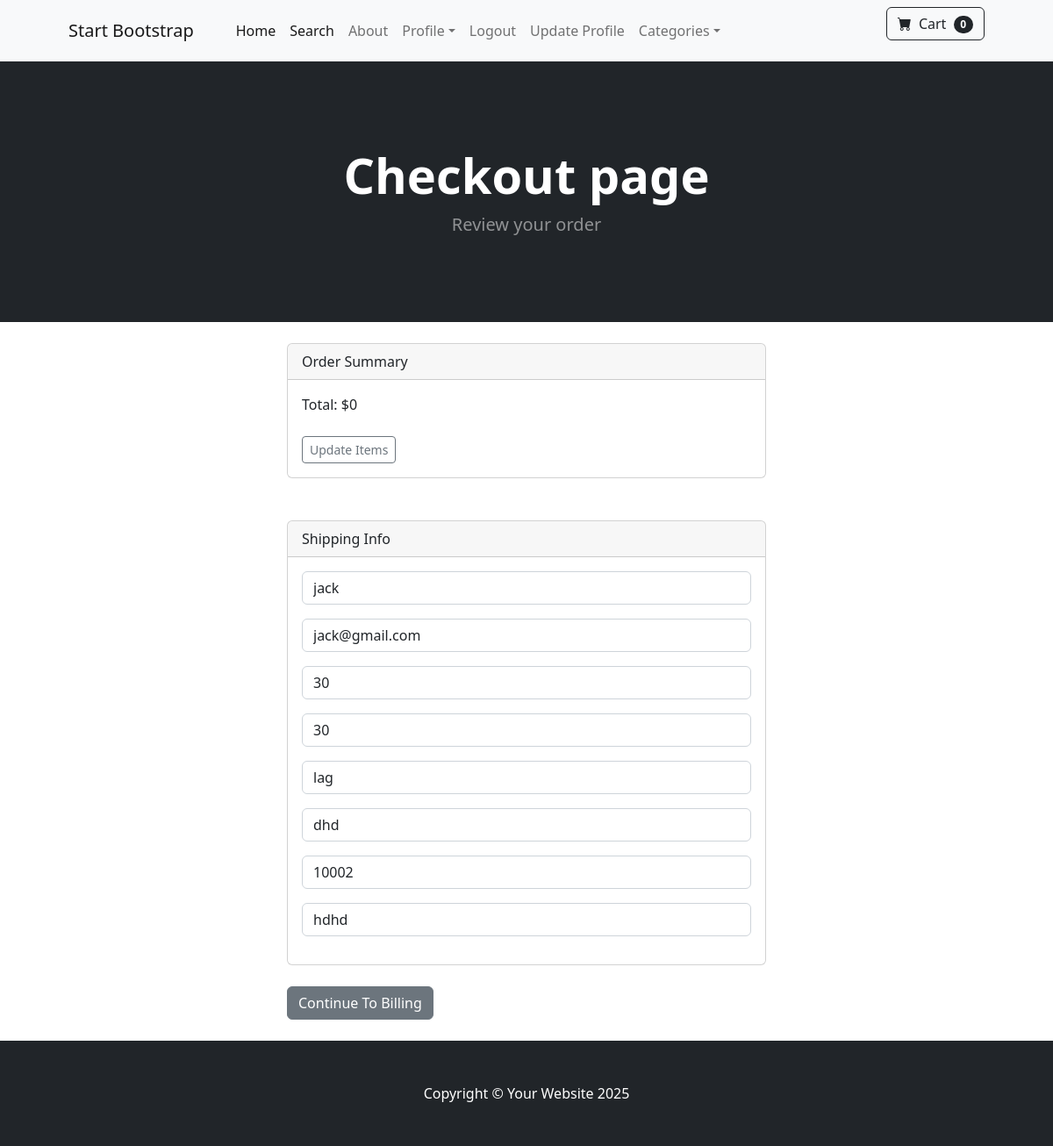
The page /payment/checkout (signed in) on the database its author committed.
### payment/models.py (models this page shows, shortened)
class ShippingAddress(models.Model):
    user = models.ForeignKey(CustomUser, on_delete=models.CASCADE, null=True, blank=True )
    shipping_full_name = models.CharField(max_length=255)
    shipping_email= models.CharField(max_length=255)
    shipping_address1 = models.CharField(max_length=255)
    shipping_address2 = models.CharField(max_length=255)
    shipping_city = models.CharField(max_length=255)
    shipping_state = models.CharField(max_length=255, null=True, blank=True)
    shipping_zipcode = models.CharField(max_length=255, null=True, blank=True)
    shipping_country = models.CharField(max_length=255)
    class Meta:
        verbose_name_plural = "Shipping Address"

### payment/views.py (the view)
# urls.py: path('checkout', views.checkout, name='checkout'),
def checkout(request):
    cart = Cart(request)
    cart_products = cart.get_prods()
    quantities = cart.get_quants()
    totals = cart.cart_total()
    if request.user.is_authenticated:
        shipping_user = ShippingAddress.objects.get(user__id=request.user.id)
        shipping_form = ShippingForm(request.POST or None, instance=shipping_user)
        return render(request, 'payment/checkout.html', {"cart_products":cart_products, "quantities":quantities, "totals":totals, "shipping_form":shipping_form})
    else:
        shipping_form = ShippingForm(request.POST or None)
        return render(request, 'payment/checkout.html', {"cart_products":cart_products, "quantities":quantities, "totals":totals, "shipping_form":shipping_form})

### cart/cart.py (called while the page is built, shortened)
    def __len__(self):
        return len(self.cart)

    def get_prods(self):
        product_ids = self.cart.keys()
        products = Product.objects.filter(id__in=product_ids)
        return products

    def get_quants(self):
        quantities = self.cart
        return quantities

    def cart_total(self):
        product_ids = self.cart.keys()
        products = Product.objects.filter(id__in = product_ids)
        quantities = self.cart
        total = 0
        return total

### cart/context_processors.py (called while the page is built)
def cart(request):
    return {'cart': Cart(request)}

### payment/templates/payment/checkout.html (shortened to what this page needs)
{% extends 'store/base.html' %}
{% block content %}
<header class="bg-dark py-5">
    <div class="container px-4 px-lg-5 my-5">
        <div class="text-center text-white">
            <h1 class="display-4 fw-bolder">Checkout page</h1>
            <p class="lead fw-normal text-white-50 mb-0">Review your order</p>
        </div>
    </div>
</header>
<br/>
        <div class="container">
            <div class="row">
                <div class="col-md-6 offset-md-3">
      <div class="card">
      <div class="card-header">
        Order Summary
      </div>
      <div class="card-body">
        Total:  ${{ totals }}
        <br/><br/>
        <a href="{% url 'cart_summary' %}" class="btn btn-sm btn-outline-secondary">Update Items</a>
      </div>
    </div>
<br/><br/>
<div class="card">
<div class="card-header">
Shipping Info
</div>
<div class="card-body">
<form method="POST" action="">
{{ shipping_form.as_p }}
</div>
</div>
<br/>
<button type="submit" class="btn btn-secondary">
    Continue To Billing
</button>
<br/><br/>
        </div>
    </div>
    	</div>
{% endblock %}

### rows shown on the page
ShippingAddress: shipping_full_name "jack", shipping_email "jack@gmail.com", shipping_address1 "30", shipping_address2 "30", shipping_city "lag", shipping_state "dhd", shipping_zipcode "10002", shipping_country "hdhd"

### other values the page prints
{{ cart|length }} "0"
{{ totals }} "0"
